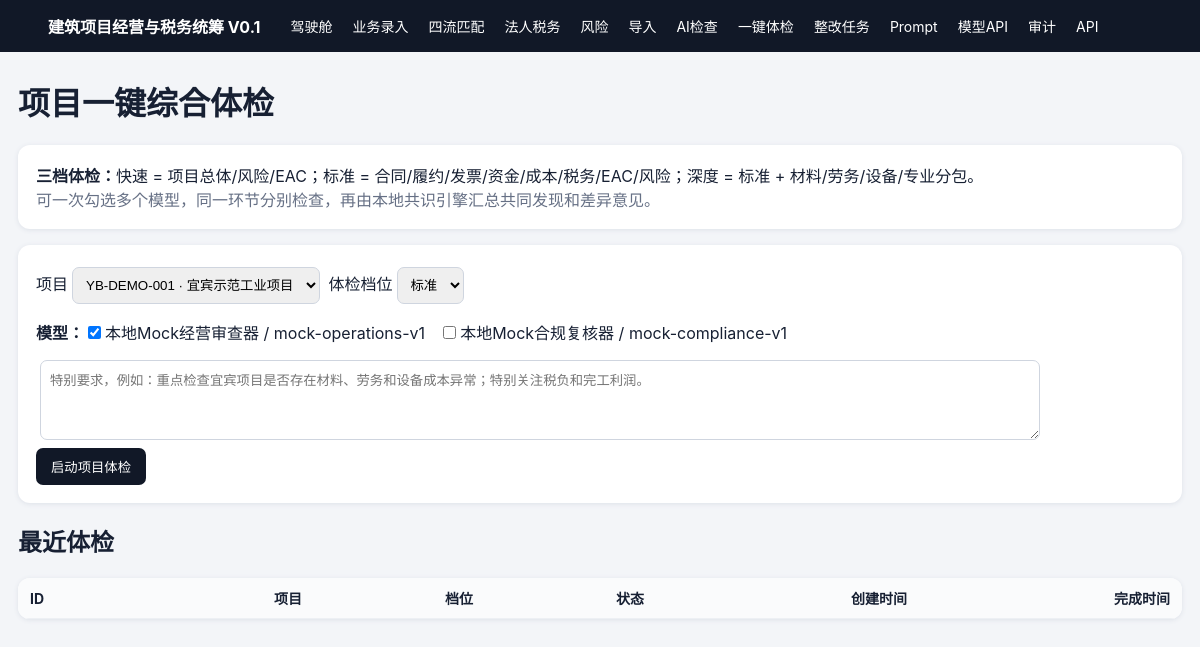
Page /health-check on the committed database.
### app/models.py (models this page shows)
class AIModelEndpoint(Base):
    __tablename__="ai_model_endpoints"
    id:Mapped[int]=mapped_column(primary_key=True)
    name:Mapped[str]=mapped_column(String(100),unique=True,index=True)
    adapter:Mapped[str]=mapped_column(String(30),default="openai_compatible")  # mock/openai_compatible
    base_url:Mapped[str]=mapped_column(String(300),default="")
    chat_path:Mapped[str]=mapped_column(String(200),default="/v1/chat/completions")
    model:Mapped[str]=mapped_column(String(120),default="")
    api_key_env:Mapped[str]=mapped_column(String(120),default="")  # 只保存环境变量名，不保存密钥
    enabled:Mapped[bool]=mapped_column(Boolean,default=True,index=True)
    timeout_seconds:Mapped[int]=mapped_column(Integer,default=90)
    note:Mapped[str]=mapped_column(String(300),default="")

### app/main.py (the view)
@app.get("/health-check",response_class=HTMLResponse)
def health_check_home(r:Request,project_id:int|None=None):
    db=SessionLocal()
    projects=db.execute(select(Project).order_by(Project.id)).scalars().all()
    endpoints=db.execute(select(AIModelEndpoint).where(AIModelEndpoint.enabled==True).order_by(AIModelEndpoint.id)).scalars().all()
    batches=db.execute(select(AIReviewBatch).order_by(AIReviewBatch.id.desc()).limit(30)).scalars().all()
    project_map={p.id:p for p in projects}
    db.close()
    return t.TemplateResponse(r, "health_check.html", {"projects":projects, "endpoints":endpoints,
        "batches":batches, "project_map":project_map, "profiles":HEALTH_PROFILES, "selected_project_id":project_id})

### app/templates/health_check.html (shortened to what this page needs)
{% extends 'base.html' %}{% block body %}
<h1>项目一键综合体检</h1>
<div class="panel"><b>三档体检：</b>快速 = 项目总体/风险/EAC；标准 = 合同/履约/发票/资金/成本/税务/EAC/风险；深度 = 标准 + 材料/劳务/设备/专业分包。<br><span class="muted">可一次勾选多个模型，同一环节分别检查，再由本地共识引擎汇总共同发现和差异意见。</span></div>
<form method="post" action="/health-check/run">
<label>项目</label><select name="project_id">{% for p in projects %}<option value="{{p.id}}" {% if p.id==selected_project_id %}selected{% endif %}>{{p.code}} · {{p.name}}</option>{% endfor %}</select>
<label>体检档位</label><select name="profile"><option value="quick">快速</option><option value="standard" selected>标准</option><option value="deep">深度</option></select>
<div style="margin:12px 0"><b>模型：</b>{% for e in endpoints %}<label style="display:inline-block;margin-right:14px"><input type="checkbox" name="endpoint_ids" value="{{e.id}}" {% if loop.first %}checked{% endif %}>{{e.name}} / {{e.model or e.adapter}}</label>{% endfor %}</div>
<textarea name="user_instruction" rows="4" style="width:min(980px,96%)" placeholder="特别要求，例如：重点检查宜宾项目是否存在材料、劳务和设备成本异常；特别关注税负和完工利润。"></textarea><br>
<button>启动项目体检</button>
</form>
<h2>最近体检</h2><table><tr><th>ID</th><th>项目</th><th>档位</th><th>状态</th><th>创建时间</th><th>完成时间</th></tr>
</table>
{% endblock %}

### app/templates/base.html (style rules this page uses)
body { font-family:-apple-system,BlinkMacSystemFont,"PingFang SC",sans-serif;margin:0;background:#f3f5f8;color:#172033 }
.card,table,.panel,form { background:white;border-radius:12px;box-shadow:0 1px 5px #dde1e8 }
.panel,form { padding:18px;margin:16px 0 }
table { width:100%;border-collapse:collapse;margin:16px 0;overflow:hidden }
th,td { padding:10px 12px;border-bottom:1px solid #edf0f4;text-align:right;font-size:14px }
th:first-child,td:first-child { text-align:left }
th { background:#fafbfc }
input,select,textarea { padding:9px;margin:4px;border:1px solid #cfd5df;border-radius:7px;max-width:100% }
button { padding:9px 15px;background:#111827;color:white;border:0;border-radius:7px }
.muted { color:#667085 }

### rows in the picture
AIModelEndpoint: name "本地Mock经营审查器", model "mock-operations-v1"
AIModelEndpoint: name "本地Mock合规复核器", model "mock-compliance-v1"

### other values in the picture
form field project_id "YB-DEMO-001 · 宜宾示范工业项目"
